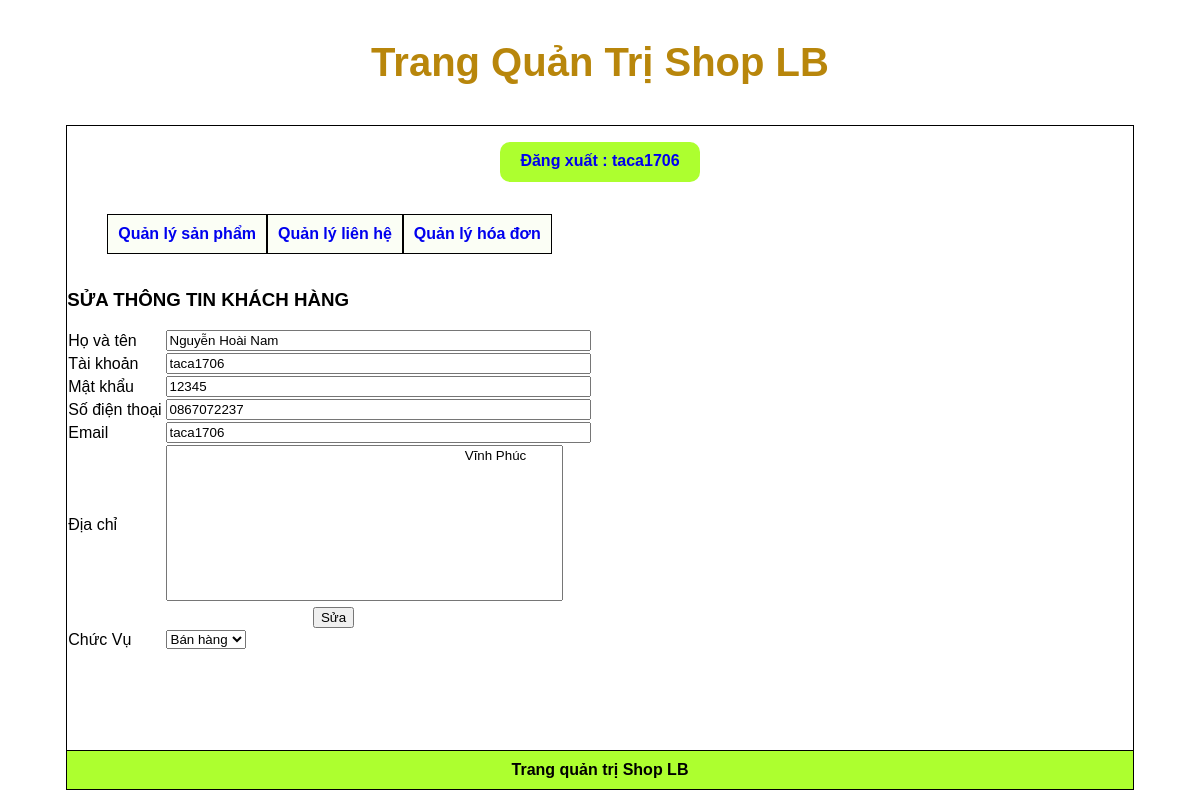
The page /admincp/index.php?action=quanlytaikhoan&query=sua&id_khachhang=1 (signed in) on the database its author committed.
### tables this page shows
CREATE TABLE `tbl_khachhang` (
  `id_khachhang` int(11) NOT NULL,
  `hovaten` varchar(250) NOT NULL,
  `taikhoan` varchar(100) NOT NULL,
  `matkhau` varchar(100) NOT NULL,
  `sodienthoai` varchar(15) NOT NULL,
  `email` varchar(100) NOT NULL,
  `diachi` text NOT NULL,
  `chucvu` int(11) NOT NULL
);

### admincp/modules/quanlytaikhoan/sua.php (the view, shortened to what this page needs)
<?php
$sql_taikhoan = "SELECT * FROM tbl_khachhang WHERE id_khachhang='$_GET[id_khachhang]' LIMIT 1";
$querytk = mysqli_query($connect, $sql_taikhoan);
?>
<h3>SỬA THÔNG TIN KHÁCH HÀNG</h3>
<form action="modules/quanlytaikhoan/xuly.php?id_khachhang=<?= $_GET['id_khachhang'] ?>" method="POST" enctype="multipart/form-data">
	<table width="50%" style="border-collapse: collapse;">
		<?php
		while ($khachhang = mysqli_fetch_array($querytk)) {
		?>
			<tr>
				<td>Họ và tên</td>
				<td><input type="text" size="50" name="hovatenkh" value="<?= $khachhang['hovaten'] ?>"></td>
			</tr>
			<tr>
				<td>Tài khoản</td>
				<td><input type="text" size="50" name="taikhoankh" value="<?= $khachhang['taikhoan'] ?>"></td>
			</tr>
			<tr>
				<td>Mật khẩu</td>
				<td><input type="text" size="50" name="matkhaukh" value="<?= $khachhang['matkhau'] ?>"></td>
			</tr>
			<tr>
				<td>Số điện thoại</td>
				<td><input type="text" size="50" name="dienthoaikh" value="<?= $khachhang['sodienthoai'] ?>"> </td>
			</tr>
			<tr>
				<td>Email</td>
				<td><input type="text" size="50" name="emailkh" value="<?= $khachhang['email'] ?>"> </td>
			</tr>
			<tr>
				<td>Địa chỉ</td>
				<td><textarea name="diachikh" cols="47" rows="10" style="resize: none;">
					<?= $khachhang['diachi'] ?>
			</textarea></td>
			</tr>
			<tr>
				<td colspan="2" style="text-align: center;"><input type="submit" name="sua" value="Sửa"></td>
			</tr>
			<tr>
				<td>Chức Vụ </td>
				<td>
					<select name="chucvukh">
						<?php
						if ($khachhang['chucvu'] == 1) {
						?>
							<option value="1" selected> Bán hàng</option>
						<?php
						} else {
						?>
							<option value="1"> Bán hàng</option>
							<option value="0" selected>Không</option>
						<?php
						}
						?>
					</select>
				</td>
			</tr>
	</table>
</form>
<?php
		}
?>

### admincp/modules/menu.php (style rules this page uses)
* { font-family: 'Poppins', sans-serif; text-decoration: none; }

### rows shown on the page
tbl_khachhang: hovatenkh "Nguyễn Hoài Nam", taikhoankh "taca1706", matkhaukh "12345", dienthoaikh "0867072237", emailkh "taca1706", diachikh "Vĩnh Phúc", chucvukh "Bán hàng"

### other values the page prints
$_SESSION['dangky'] "taca1706"
